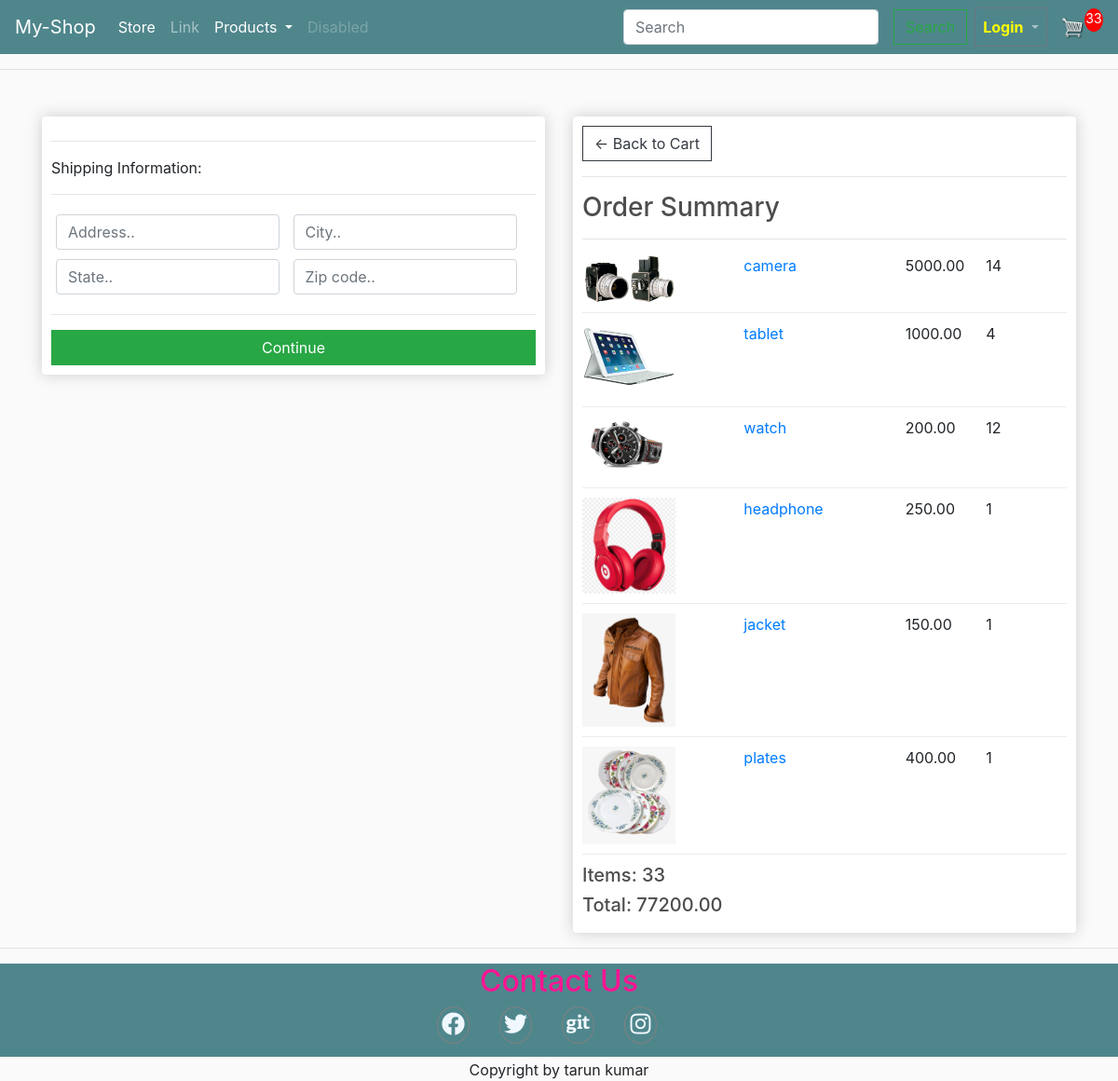
/checkout/ (signed in), run on an earlier commit of the app's database.
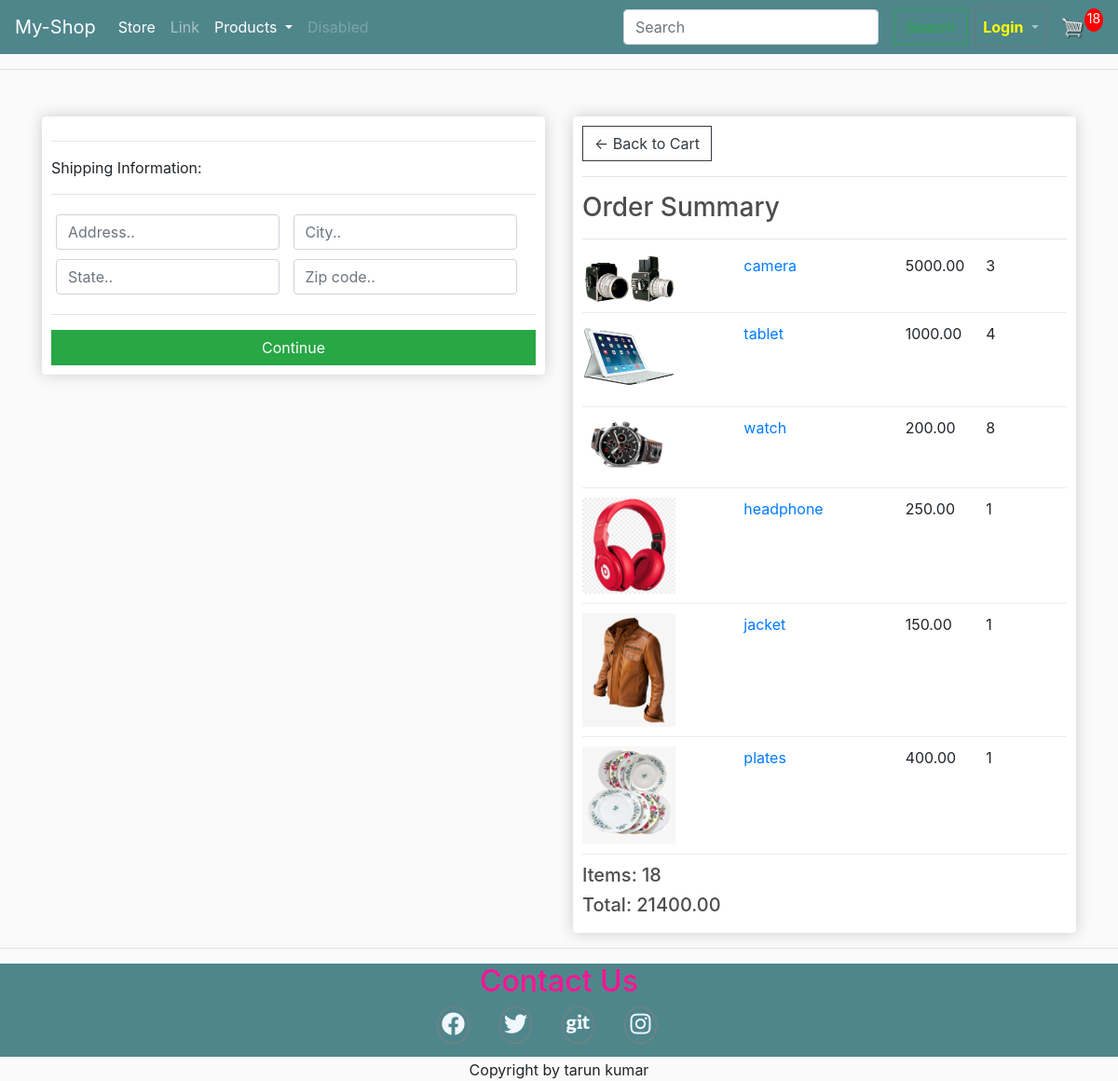
And on a later commit of the database.
### store/models.py (models this page shows, shortened)
class OrderItem(models.Model):
    product = models.ForeignKey(Product, on_delete=models.SET_NULL, blank=True,null=True)
    order = models.ForeignKey(Order, on_delete=models.SET_NULL, blank=True,null=True)
    quantity = models.IntegerField(default=0, null=True,blank=True)
    date_added = models.DateTimeField(auto_now_add=True)
    @property
    def get_total(self):
        total = self.product.price * self.quantity
        return total

class Order(models.Model):
    customer = models.ForeignKey(Customer, on_delete=models.SET_NULL, blank=True,null=True)
    date_order = models.DateTimeField( auto_now_add=True)
    complete =  models.BooleanField(default=False,null=True,blank=False)
    transaction_id = models.CharField( max_length=200,null=True)
    @property
    def shipping(self):
        shipping = False
        orderitems = self.orderitem_set.all()
        for i in orderitems:
            if i.product.degital == False:
                shipping = True
            return shipping
    @property
    def get_cart_total(self):
        orderitems = self.orderitem_set.all()
        total = sum([item.get_total for item in orderitems])
        return total
    @property
    def get_cart_items(self):
        orderitems = self.orderitem_set.all()
        total = sum([item.quantity for item in orderitems])
        return total

class Product(models.Model):
    name = models.CharField(null=True, max_length=50)
    modeltype = models.CharField(null=True, max_length=50)
    price = models.DecimalField( max_digits=7, decimal_places=2)
    productDetail = models.TextField(null=True,blank=True)
    degital = models.BooleanField(default=False,null=True,blank=False)
    image = models.ImageField(null=True,blank=True)
    @property
    def imageURL(self):
        try:
            url = self.image.url
        except:
            url = ''
        return url

### store/views.py (the view)
# urls.py: path('checkout/', views.checkout, name="checkout"),
def checkout(request):
	if request.user.is_authenticated:
		customer = request.user.customer
		order,created = Order.objects.get_or_create(customer=customer,complete=False)
		items = order.orderitem_set.all()
		cartItems = order.get_cart_items
	else:
		items = []
		order = {'get_cart_total':0, 'get_cart_item':0,'shipping':False}
		cartItems = order['get_cart_item']
	context = {'items':items,'order':order,'cartItems':cartItems}
	return render(request, 'store/checkout.html', context)

### store/templates/store/checkout.html (shortened to what this page needs)
{% extends 'store/main.html' %} {% load static %}{% block title %}Checkout-Page{% endblock title %} {% block content %}
<div class="row">
    <div class="col-lg-6">
        <div class="box-element" id="form-wrapper">
            <form id="form">
                <div id="shipping-info">
                    <hr>
                    <p>Shipping Information:</p>
                    <hr>
                    <div class="form-field">
                        <input class="form-control" type="text" name="address" placeholder="Address..">
                    </div>
                    <div class="form-field">
                        <input class="form-control" type="text" name="city" placeholder="City..">
                    </div>
                    <div class="form-field">
                        <input class="form-control" type="text" name="state" placeholder="State..">
                    </div>
                    <div class="form-field">
                        <input class="form-control" type="text" name="zipcode" placeholder="Zip code..">
                    </div>
                </div>
                <hr>
                <input id="form-button" class="btn btn-success btn-block" type="submit" value="Continue">
            </form>
        </div>
        <br>
    </div>
    <div class="col-lg-6">
        <div class="box-element">
            <a class="btn btn-outline-dark" href="{% url 'cart' %}">&#x2190; Back to Cart</a>
            <hr>
            <h3>Order Summary</h3>
            <hr> {% for item in items %}
            <div class="cart-row">
                <div style="flex:2"><img class="row-image" src="{{item.product.imageURL}}"></div>
                <div style="flex:2">
                    <div style="flex:2"><a class="" href="{% url 'product_detail' item.product.name %}">{{item.product.name}}</a></div>
                </div>
                <div style="flex:1">
                    <p>{{item.product.price|floatformat:2}}</p>
                </div>
                <div style="flex:1">
                    <p>{{item.quantity}}</p>
                </div>
            </div>
            {% endfor %}
            <h5>Items: {{order.get_cart_items}}</h5>
            <h5>Total: {{order.get_cart_total}}</h5>
        </div>
    </div>
</div>
{% endblock content %}

What changed in the data, as far as the page shows it:
changed OrderItem "camera": quantity "14" → "3"
changed OrderItem "watch": quantity "12" → "8"
changed through a linked row, Order: get_cart_items "33" → "18"; get_cart_total "77200.00" → "21400.00"
Also different on the page:
{{ cartItems }}: "33" → "18"
